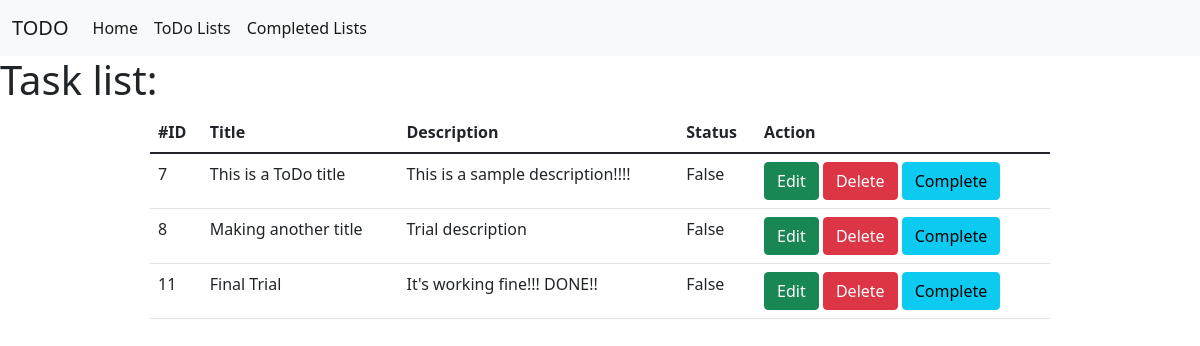
Page /task-list/ on the committed database.
### todo_home/models.py (models this page shows, shortened)
class ToDoModels(models.Model):
    taskId = models.AutoField(primary_key=True)
    taskTitle = models.CharField(max_length=100)
    taskDescription = models.TextField()
    is_completed = models.BooleanField(default=False)

### todo_home/views.py (the view)
# urls.py: path('task-list/', TaskListView.as_view(), name='task_list'),
class TaskListView(ListView):
    model = models.ToDoModels
    template_name = 'task_list.html'
    context_object_name = 'tasks'

### todo_home/templates/task_list.html (shortened to what this page needs)
{% extends "base.html" %}
{% block bodyblock %}
    <h1>Task list: </h1>
    <table class="table table-hover w-75 mx-auto">
        <thead>
          <tr>
            <th scope="col">#ID</th>
            <th scope="col">Title</th>
            <th scope="col">Description</th>
            <th scope="col">Status</th>
            <th scope="col">Action</th>
          </tr>
        </thead>
        <tbody>
        {% for task in tasks %}
        {% if not task.is_completed %}
            <tr>
                <td>{{ task.taskId }}</td>
                <td>{{ task.taskTitle }}</td>
                <td>{{ task.taskDescription }}</td>
                <td>{{ task.is_completed }}</td>
                <td>
                    <a class="btn btn-success" href="{% url 'edit_task' pk=task.taskId %}">Edit</a>
                    <a class="btn btn-danger" href="{% url 'delete_task' pk=task.taskId %}">Delete</a>
                    <a class="btn btn-info" href="{% url 'complete_task' pk=task.pk %}" onclick="return confirm('Mark this task as completed?')">Complete</a>
                </td>
            </tr>
        {% endif %}
        {% endfor %}
        </tbody>
      </table>
{% endblock %}

### todo_home/templates/base.html (shortened to what this page needs)
<!DOCTYPE html>
<html lang="en">
<head>
    <link href="https://cdn.jsdelivr.net/npm/bootstrap@5.1.3/dist/css/bootstrap.min.css" rel="stylesheet">
</head>
<body>
    <nav class="navbar navbar-expand-lg navbar-light bg-light">
        <div class="container-fluid">
          <a class="navbar-brand" href="/">TODO</a>
          <div class="collapse navbar-collapse" id="navbarNavDropdown">
            <ul class="navbar-nav">
              <li class="nav-item">
                <a class="nav-link active" aria-current="page" href="/">Home</a>
              </li>
              <li class="nav-item">
                <a class="nav-link active" aria-current="page" href="{% url 'task_list' %}">ToDo Lists</a>
              </li>
              <li class="nav-item">
                <a class="nav-link active" aria-current="page" href="{% url 'completed_task_list' %}">Completed Lists</a>
              </li>
            </ul>
          </div>
        </div>
      </nav>
    {% block bodyblock %}
    {% endblock bodyblock %}
</body>
</html>

### rows in the picture
ToDoModels: taskId "7", taskTitle "This is a ToDo title", taskDescription "This is a sample description!!!!", is_completed "False"
ToDoModels: taskId "8", taskTitle "Making another title", taskDescription "Trial description", is_completed "False"
ToDoModels: taskId "11", taskTitle "Final Trial", taskDescription "It's working fine!!! DONE!!", is_completed "False"
